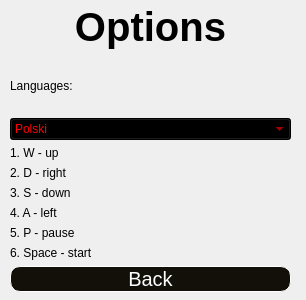
<?xml version="1.0" encoding="UTF-8"?>
<ui version="4.0">
 <class>Options</class>
 <widget class="QWidget" name="Options">
  <property name="geometry">
   <rect>
    <x>0</x>
    <y>0</y>
    <width>306</width>
    <height>300</height>
   </rect>
  </property>
  <property name="sizePolicy">
   <sizepolicy hsizetype="Expanding" vsizetype="Expanding">
    <horstretch>0</horstretch>
    <verstretch>0</verstretch>
   </sizepolicy>
  </property>
  <property name="windowTitle">
   <string>Form</string>
  </property>
  <property name="styleSheet">
   <string notr="true">QPushButton{background-color: #13100a; border-style: solid;  border-width: 1px; border-radius: 10px; color: white; font-size: 20px; font-family: 'Arial'; font-weight: 500px;}
QPushButton:hover{background-color: #24211b;}</string>
  </property>
  <widget class="QWidget" name="layoutWidget">
   <property name="geometry">
    <rect>
     <x>10</x>
     <y>0</y>
     <width>281</width>
     <height>292</height>
    </rect>
   </property>
   <layout class="QVBoxLayout" name="verticalLayout_2">
    <item>
     <widget class="QLabel" name="m_OptionsTitle">
      <property name="styleSheet">
       <string notr="true">font-size: 40px; font-weight: 800;</string>
      </property>
      <property name="text">
       <string>Options</string>
      </property>
      <property name="alignment">
       <set>Qt::AlignCenter</set>
      </property>
     </widget>
    </item>
    <item>
     <widget class="QLabel" name="label_2">
      <property name="styleSheet">
       <string notr="true">font: 75 italic 14pt &quot;Cambria&quot;;</string>
      </property>
      <property name="text">
       <string>Languages:</string>
      </property>
     </widget>
    </item>
    <item>
     <widget class="QComboBox" name="choiceComboBox">
      <property name="styleSheet">
       <string notr="true">background-color: black; color: red; font: italic 12pt &quot;Cambria&quot;;</string>
      </property>
      <item>
       <property name="text">
        <string>Polski</string>
       </property>
      </item>
      <item>
       <property name="text">
        <string>English</string>
       </property>
      </item>
      <item>
       <property name="text">
        <string>Deutche</string>
       </property>
      </item>
      <item>
       <property name="text">
        <string>Ruski</string>
       </property>
      </item>
     </widget>
    </item>
    <item>
     <layout class="QVBoxLayout" name="verticalLayout">
      <item>
       <widget class="QLabel" name="label_3">
        <property name="styleSheet">
         <string notr="true">font: italic 12pt &quot;Cambria&quot;;</string>
        </property>
        <property name="text">
         <string>1. W - up</string>
        </property>
       </widget>
      </item>
      <item>
       <widget class="QLabel" name="label_4">
        <property name="styleSheet">
         <string notr="true">font: italic 12pt &quot;Cambria&quot;;</string>
        </property>
        <property name="text">
         <string>2. D - right</string>
        </property>
       </widget>
      </item>
      <item>
       <widget class="QLabel" name="label_5">
        <property name="styleSheet">
         <string notr="true">font: italic 12pt &quot;Cambria&quot;;</string>
        </property>
        <property name="text">
         <string>3. S - down</string>
        </property>
       </widget>
      </item>
      <item>
       <widget class="QLabel" name="label_6">
        <property name="styleSheet">
         <string notr="true">font: italic 12pt &quot;Cambria&quot;;</string>
        </property>
        <property name="text">
         <string>4. A - left</string>
        </property>
       </widget>
      </item>
      <item>
       <widget class="QLabel" name="label_7">
        <property name="styleSheet">
         <string notr="true">font: italic 12pt &quot;Cambria&quot;;</string>
        </property>
        <property name="text">
         <string>5. P - pause</string>
        </property>
       </widget>
      </item>
      <item>
       <widget class="QLabel" name="label_8">
        <property name="styleSheet">
         <string notr="true">font: italic 12pt &quot;Cambria&quot;;</string>
        </property>
        <property name="text">
         <string>6. Space - start</string>
        </property>
       </widget>
      </item>
      <item>
       <widget class="QPushButton" name="m_BackToMenuButton">
        <property name="cursor">
         <cursorShape>PointingHandCursor</cursorShape>
        </property>
        <property name="text">
         <string>Back</string>
        </property>
       </widget>
      </item>
     </layout>
    </item>
   </layout>
  </widget>
 </widget>
 <resources/>
 <connections/>
</ui>
